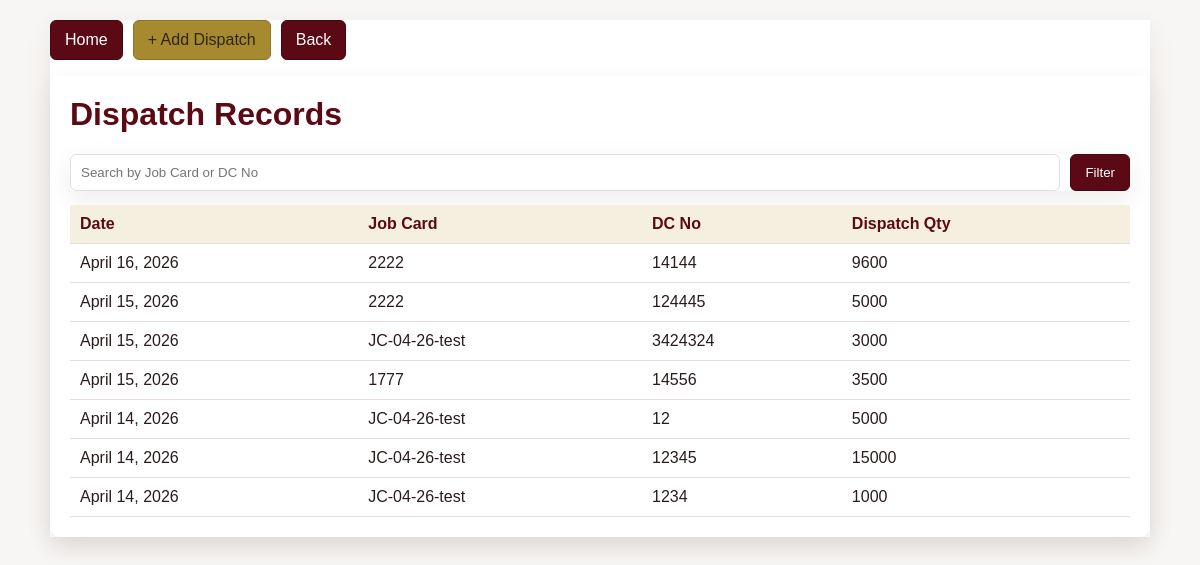
The page /dispatch-records/ on the database its author committed.
### core/models.py (models this page shows, shortened)
class Dispatch(models.Model):
    job_card = models.ForeignKey(JobCard, on_delete=models.CASCADE)
    dc_no = models.CharField(
        max_length=50,
        null=True,
        blank=True,
        help_text="Dispatch Challan Number (can be shared across multiple Job Cards)"
    )
    dispatch_date = models.DateField()
    dispatch_qty = models.IntegerField(default=0)

class JobCard(models.Model):
    job_card_no = models.CharField(max_length=50, unique=True)
    month = models.CharField(max_length=20, null=True, blank=True)
    po_date = models.DateField(null=True, blank=True)
    PO_No = models.CharField(max_length=50, null=True, blank=True)
    SKU = models.CharField(max_length=100)
    material = models.ForeignKey(Material, on_delete=models.SET_NULL, null=True, blank=True)
    colour = models.IntegerField(null=True, blank=True)
    application = models.CharField(max_length=100, null=True, blank=True)
    order_qty = models.IntegerField()
    total_impressions_required = models.IntegerField(
        null=True,
        blank=True,
        help_text="Total impressions required for this job (manually entered based on machine config - 1/2/5 color, front-back, etc.)"
    )
    ups = models.IntegerField(null=True, blank=True)
    print_sheet_size = models.CharField(max_length=50, null=True, blank=True)
    wastage = models.IntegerField(default=0,help_text="in Sheets")
    purchase_sheet_size = models.CharField(max_length=50, null=True, blank=True)
    purchase_sheet_ups = models.IntegerField(null=True, blank=True)
    remarks = models.TextField(null=True, blank=True)
    destination = models.CharField(max_length=100, null=True, blank=True)
    machine_name = models.ForeignKey('Machine', on_delete=models.SET_NULL, null=True, blank=True)
    department = models.ForeignKey(Department, on_delete=models.SET_NULL, null=True, blank=True)
    die_cutting = models.CharField(max_length=100, null=True, blank=True)
    is_active = models.BooleanField(default=True)
    created_at = models.DateTimeField(auto_now_add=True)
    status = models.CharField(max_length=20, default='Open')

### core/views.py (the view)
# urls.py: path('dispatch-records/', views.dispatch_records, name='dispatch_records'),
def dispatch_records(request):
    query = (request.GET.get('q') or '').strip()
    records = Dispatch.objects.select_related('job_card').order_by('-dispatch_date', '-id')
    if query:
        records = records.filter(
            Q(job_card__job_card_no__icontains=query) |
            Q(dc_no__icontains=query)
        )
    context = {
        'records': records,
        'q': query,
    }
    return render(request, 'dispatch_records.html', context)

### core/templates/dispatch_records.html (shortened to what this page needs)
{% load static %}
<!DOCTYPE html>
<html>
<head>
    <link rel="stylesheet" href="{% static 'core/css/theme.css' %}">
</head>
<body>
    <div class="container">
        <div class="top-actions">
            <a href="/" class="btn">Home</a>
            <a href="{% url 'dispatch_entry' %}" class="btn btn-green">+ Add Dispatch</a>
            <a href="javascript:history.back()" class="btn">Back</a>
        </div>
        <div class="card">
            <h1>Dispatch Records</h1>
            <form method="GET" class="filters">
                <input name="q" value="{{ q }}" placeholder="Search by Job Card or DC No">
                <button type="submit" class="btn">Filter</button>
            </form>
            <table>
                <thead>
                    <tr>
                        <th>Date</th>
                        <th>Job Card</th>
                        <th>DC No</th>
                        <th>Dispatch Qty</th>
                    </tr>
                </thead>
                <tbody>
                    {% for row in records %}
                    <tr>
                        <td>{{ row.dispatch_date }}</td>
                        <td>{{ row.job_card.job_card_no }}</td>
                        <td>{{ row.dc_no|default:'-' }}</td>
                        <td>{{ row.dispatch_qty }}</td>
                    </tr>
                    {% empty %}
                    <tr><td colspan="4" class="muted">No dispatch records found.</td></tr>
                    {% endfor %}
                </tbody>
            </table>
        </div>
    </div>
</body>
</html>

### core/static/core/css/theme.css (style rules this page uses)
:root { --brand-bg: #f8f6f4; --brand-surface: #ffffff; --brand-text: #2b1b1d; --brand-muted: #6f6265; --brand-line: #e6dedd; --brand-primary: #5b0a15; --brand-primary-dark: #440811; --brand-accent: #a78a2f; --brand-accent-soft: #f7f1e1; --brand-shadow: 0 8px 24px rgba(57, 27, 31, 0.08); --brand-success-bg: #f1f8f1; --brand-success-text: #1f5e2c; --brand-success-line: #c8decf; --brand-error-bg: #fceff0; --brand-error-text: #7b1c27; --brand-error-line: #edc8cd; }
body { background: var(--brand-bg) !important; color: var(--brand-text); }
h1, h2, h3, h4 { color: var(--brand-primary); }
.container, .card, .metric-card, .chart-card, .recent-productions, .filters { background: var(--brand-surface) !important; border-color: var(--brand-line) !important; box-shadow: var(--brand-shadow) !important; }
input, select, textarea, .file-input { border: 1px solid var(--brand-line) !important; border-radius: 6px; background: #fff; color: var(--brand-text); }
.btn, .nav-btn, .submit-btn, .erp-button, button[type="submit"] { background: var(--brand-primary) !important; color: #fff !important; border: 1px solid var(--brand-primary-dark) !important; }
.btn-green, .btn-primary, .plus-btn, .upload-btn, .dashboard-link { background: var(--brand-accent) !important; color: #2f2508 !important; border: 1px solid #8c7428 !important; }
th { background: #f5efdf !important; color: var(--brand-primary) !important; }
table, th, td, .production-table th, .production-table td { border-color: var(--brand-line) !important; }

### core/templates/dispatch_records.html (style rules this page uses)
body { font-family: Arial, sans-serif; margin: 0; padding: 20px; background: #f3f6f9; }
.container { max-width: 1100px; margin: 0 auto; }
.card { background: #fff; border-radius: 10px; padding: 20px; box-shadow: 0 2px 10px rgba(0,0,0,0.08); }
.top-actions { display: flex; gap: 10px; margin-bottom: 16px; }
.btn { background: #417690; color: #fff; text-decoration: none; padding: 10px 14px; border-radius: 6px; border: none; cursor: pointer; }
.btn-green { background: #198754; }
h1 { margin-top: 0; }
.filters { display: grid; grid-template-columns: 1fr auto; gap: 10px; margin-bottom: 14px; }
input { padding: 10px; border: 1px solid #cfd6de; border-radius: 6px; }
table { width: 100%; border-collapse: collapse; }
th, td { padding: 10px; border-bottom: 1px solid #e7ebef; text-align: left; }
th { background: #f7f9fb; }

### rows shown on the page
Dispatch: dispatch_date "April 16, 2026", job_card.job_card_no "2222", dc_no "14144", dispatch_qty "9600"
Dispatch: dispatch_date "April 15, 2026", job_card.job_card_no "2222", dc_no "124445", dispatch_qty "5000"
Dispatch: dispatch_date "April 15, 2026", job_card.job_card_no "JC-04-26-test", dc_no "3424324", dispatch_qty "3000"
Dispatch: dispatch_date "April 15, 2026", job_card.job_card_no "1777", dc_no "14556", dispatch_qty "3500"
Dispatch: dispatch_date "April 14, 2026", job_card.job_card_no "JC-04-26-test", dc_no "12", dispatch_qty "5000"
Dispatch: dispatch_date "April 14, 2026", job_card.job_card_no "JC-04-26-test", dc_no "12345", dispatch_qty "15000"
Dispatch: dispatch_date "April 14, 2026", job_card.job_card_no "JC-04-26-test", dc_no "1234", dispatch_qty "1000"
